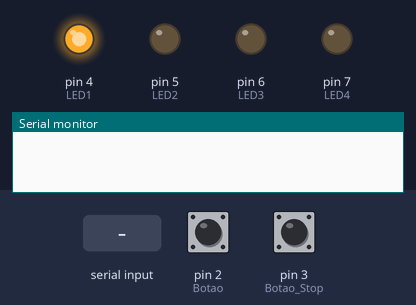
Simulated run of this sketch. Board: Arduino Uno, built with avr-gcc and run on an emulated ATmega328P. Parts: output pins drawn as LEDs (lit = HIGH), the last lines printed to the serial monitor. Dashed ring = blinking. Inputs (shaded band) come from the test bench; at power-on: pin 3 (Botao_Stop) HIGH, pin 2 (Botao) HIGH.

Above: at 0.15 s.
1.3 s: pin 3 (Botao_Stop) pulled LOW for 3.2 s
6.0 s: "90,45\n" received over Serial
At 6.34 s:
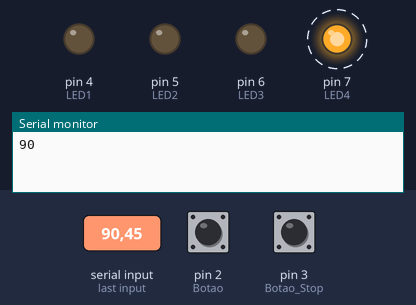
9.0 s: "5\n" received over Serial
At 9.14 s:
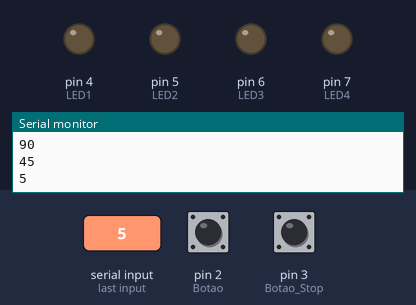
12.0 s: pin 2 (Botao) pulled LOW for 0.15 s
At 12.45 s:
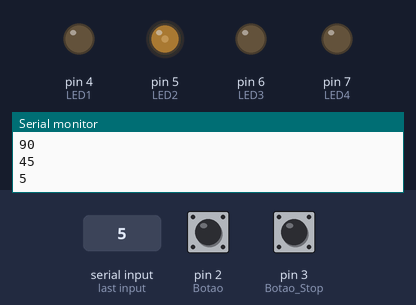
15.0 s: "30,150\n" received over Serial
At 15.4 s:
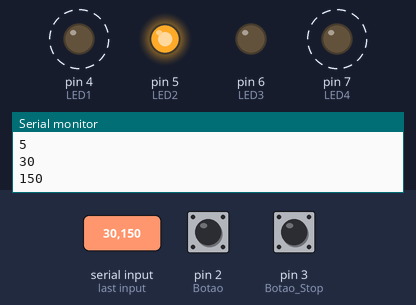
18.0 s: pin 3 (Botao_Stop) pulled LOW for 0.15 s
Timing chart, 0 to 22.0 s (numbered marks = the images above; inputs shaded):
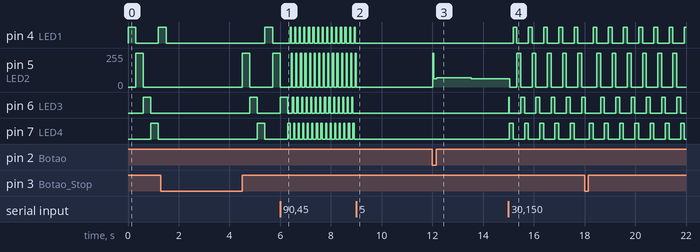

Measured:
- after the input at 6.0 s, pin 4 (LED1), pin 7 (LED4): alternates HIGH for 0.05 s and LOW for 0.14 s, starting after 0.39 s
- after the input at 9.0 s, pin 4 (LED1), pin 6 (LED3), pin 7 (LED4): stops changing and stays LOW; pin 5 (LED2): goes on until 9.0 s, then stays 0/255
- after the input at 12.0 s, pin 5 (LED2): 0/255 → 255/255 after 0.01 s instead of 3.0 s
- after the input at 15.0 s, pin 4 (LED1): alternates HIGH for 0.15 s and LOW for 0.45 s, starting after 0.18 s; pin 5 (LED2): 62/255 → 0/255 after 0.05 s, then repeats every 0.60 s: 255/255 0.15 s, 0/255 0.45 s

The sketch:

Exercicio4.ino
```cpp
#define LED1  4
#define LED2  5
#define LED3  6
#define LED4  7
#define Botao 2
#define Botao_Stop 3

//variaveis globais:
int tempo_delay = 300;

void (*PonteiroDeFuncao)(); //ponteiro de função da máquina de estados. Ele aponta sempre para a função da máquina de estados que deve ser executada
void (*temp)(); // posição da máquina de estados antes do stop

//prototypes:
void ESTADO_1(void);    //função que representa o estado inicial da máquina de estados
void ESTADO_2(void);
void ESTADO_3(void);
void ESTADO_4(void);
void ESTADO_5(void);

void Botao_ISR();

void setup() {
  pinMode(LED1, OUTPUT);
  pinMode(LED2, OUTPUT);
  pinMode(LED3, OUTPUT);
  pinMode(LED4, OUTPUT);
  pinMode(Botao, INPUT_PULLUP);
  pinMode(Botao_Stop, INPUT_PULLUP);
  attachInterrupt(digitalPinToInterrupt(Botao_Stop), Botao_ISR, CHANGE);
  Serial.begin(9600);
}

void Botao_ISR(){
         if (!digitalRead(Botao_Stop)){
            temp = PonteiroDeFuncao;
            PonteiroDeFuncao = ESTADO_5;}
         else{
            PonteiroDeFuncao = temp;}
}


void ESTADO_1(void)
{
                digitalWrite(LED1, HIGH);
                digitalWrite(LED2, LOW);
                digitalWrite(LED3, LOW);
                digitalWrite(LED4, LOW);
                if(digitalRead(Botao)){
                    PonteiroDeFuncao = ESTADO_2;}
                else
                    {PonteiroDeFuncao = ESTADO_4;}
}

void ESTADO_2(void)
{
                digitalWrite(LED1, LOW);
                digitalWrite(LED2, HIGH);
                digitalWrite(LED3, LOW);
                digitalWrite(LED4, LOW);
                if(digitalRead(Botao)){
                    PonteiroDeFuncao = ESTADO_3;}
                else
                    {PonteiroDeFuncao = ESTADO_1;}
}

void ESTADO_3(void)
{
                digitalWrite(LED1, LOW);
                digitalWrite(LED2, LOW);
                digitalWrite(LED3, HIGH);
                digitalWrite(LED4, LOW);
                if(digitalRead(Botao)){
                    PonteiroDeFuncao = ESTADO_4;}
                else
                    {PonteiroDeFuncao = ESTADO_2;}
}

void ESTADO_4(void)
{
                  digitalWrite(LED1, LOW);
                  digitalWrite(LED2, LOW);
                  digitalWrite(LED3, LOW);
                  digitalWrite(LED4, HIGH);
                  if(digitalRead(Botao)){
                      PonteiroDeFuncao = ESTADO_1;}
                  else
                      {PonteiroDeFuncao = ESTADO_3;}
}

void ESTADO_5(void)
{
                digitalWrite(LED1, LOW);
                digitalWrite(LED2, LOW);
                digitalWrite(LED3, LOW);
                digitalWrite(LED4, LOW);
}

void loop()
{
        PonteiroDeFuncao = ESTADO_1; //aponta para o estado inicial. Nunca esquecer de informar um estado inicial (senão, nesse caso em específico, pode haver um erro fatal / hard fault).

        while(1)
        {
            if (Serial.available()>1){
            tempo_delay = Serial.parseInt();
            Serial.println(tempo_delay);}

           (*PonteiroDeFuncao)();    //chama a função apontada pelo ponteiro de função (logo, chama o estado corrente)
           delay(tempo_delay);
        }
}
```
